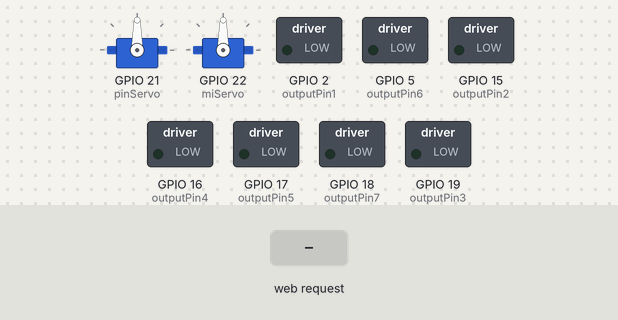
Recording of a sketch running on a simulated ESP32. Parts: 2 × servo, switched loads named in the sketch (green lamp = pin HIGH). The inputs (shaded band) are chosen by the test bench. WiFi joins after 1.5 s; servers stay silent unless stated; what the sketch prints to the serial monitor is not drawn.

Above: at 2.7 s.
2.8 s: HTTP request GET /PuertaOn received
5.8 s: HTTP request GET /LuzRecamaraOn received
At 6.7 s:
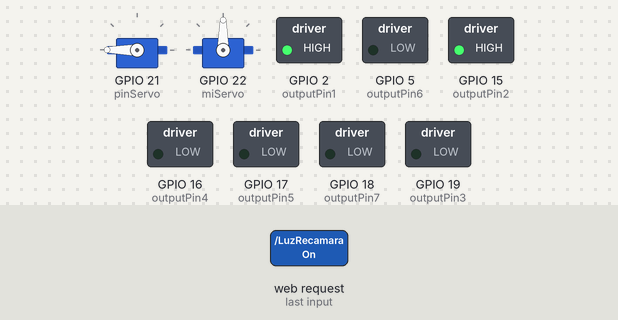
7.3 s: HTTP request GET /LuzDeckOn received
At 7.8 s:
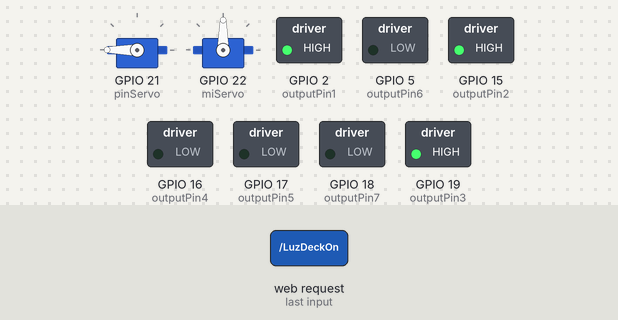
8.8 s: HTTP request GET /LuzRecamaraOff received
At 10.0 s:
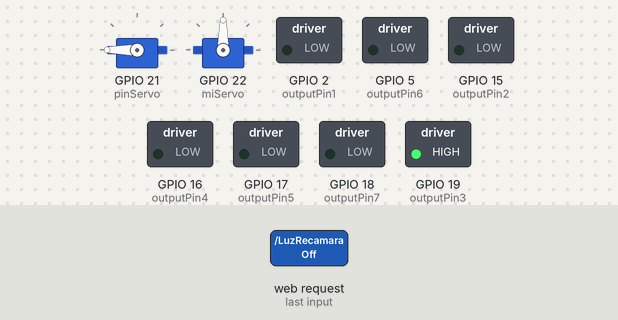
10.3 s: HTTP request GET /AlbercaOn received
At 11.3 s:
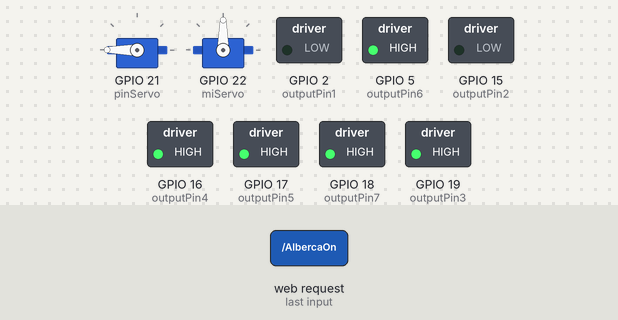
11.8 s: HTTP request GET /LuzDeckOff received
At 12.4 s:
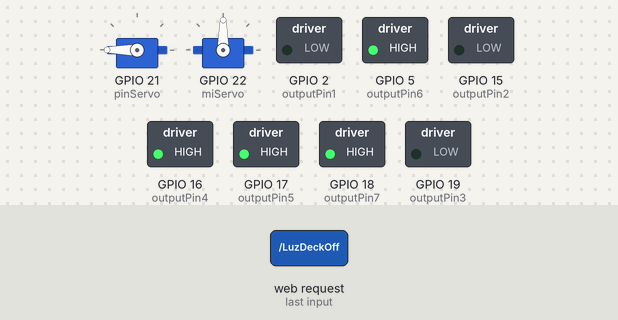
Timing chart, 0 to 14.3 s (numbered marks = the images above; inputs shaded):
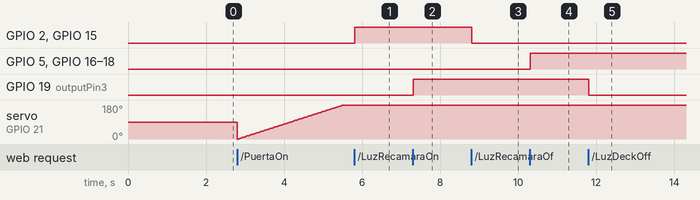

The sketch:

Control_de_dispositvos_con_Wifi_y_App_Inventor.ino
```cpp
#include <ESP32Servo.h>
#include <Arduino.h>
#if defined(ESP32)
  #include <WiFi.h>
#elif defined(ESP8266)
  #include <ESP8266WiFi.h>
#endif

//#define RELAY_PIN 21

/*const char* ssid = "MEGACABLE-5G-1BA6";
const char* password = "password";*/

const char* ssid = "POCO";
const char* password = "password";

WiFiServer server(80);

String header;

unsigned long lastTime, timeout = 2000;

///////////// CODIGO ///////////////


const int outputPin1 = 2; // pin de salida recamara
const int outputPin2 = 15; // pin de salida recamara
const int outputPin3 = 19; // pin de salida deck
const int outputPin4 = 16; // pin de salida alberca
const int outputPin5 = 17; // pin de salida alberca
const int outputPin6 = 5; // pin de salida alberca
const int outputPin7 = 18; // pin de salida alberca
//const int servoPin = 22;
Servo servo;
Servo miServo;
int pinServo=21;
int tiempo=0;


String outputState = "apagado"; //almacenar el estado actual de la salida


void setup() {


  Serial.begin(115200);

  pinMode(outputPin1, OUTPUT);
  pinMode(outputPin2, OUTPUT);
  pinMode(outputPin3, OUTPUT);
  pinMode(outputPin4, OUTPUT);
  pinMode(outputPin5, OUTPUT);
  pinMode(outputPin6, OUTPUT);
  pinMode(outputPin7, OUTPUT);


  digitalWrite(outputPin1, LOW);
  digitalWrite(outputPin2, LOW);
  digitalWrite(outputPin3, LOW);
  digitalWrite(outputPin4, LOW);
  digitalWrite(outputPin5, LOW);
  digitalWrite(outputPin6, LOW);
  digitalWrite(outputPin7, LOW);


  Serial.print("Conectando a ");
  Serial.println(ssid);

  WiFi.begin(ssid,password);

  while(WiFi.status() != WL_CONNECTED)
  {
    delay(500);
    Serial.print(".");
  }

  Serial.println("");
  Serial.println("Dispositivo conectado.");
  Serial.println("Direccion IP: ");
  Serial.print(WiFi.localIP());

  server.begin();
  //relay.begin();
  servo.attach(pinServo, 1500, 2500);
  //myServo.attach(servoPin);
  miServo.attach(22);

}
int pos = 0;
void loop() {

  WiFiClient client = server.available();

  if(client)
  {
    lastTime = millis();

    Serial.println("Nuevo cliente");
    String currentLine = "";

    while(client.connected() && millis() - lastTime <= timeout)
    {

      if(client.available())
      {

        char c = client.read();
        Serial.write(c);
        header += c;

        if(c == '\n')
        {

          if(currentLine.length() == 0)
          {

            ////////// ENCABEZADO HTTP ////////////

            client.println("HTTP/1.1 200 OK");
            client.println("Content-type:text/html");
            client.println("Connection: close");
            client.println();


            if (header.indexOf("GET /LuzRecamaraOn") >= 0) {
              Serial.println("GPIO encendido");
              outputState = "encendido";
              digitalWrite(outputPin1, HIGH);
              digitalWrite(outputPin2, HIGH);
            }
            else if (header.indexOf("GET /LuzRecamaraOff") >= 0) {
              Serial.println("GPIO apagado");
              outputState = "apagado";
              digitalWrite(outputPin1, LOW);
              digitalWrite(outputPin2, LOW);
            }

            //deck
            if (header.indexOf("GET /LuzDeckOn") >= 0) {
              Serial.println("GPIO encendido");
              outputState = "encendido";
              digitalWrite(outputPin3, HIGH);
            }
            else if (header.indexOf("GET /LuzDeckOff") >= 0) {
              Serial.println("GPIO apagado");
              outputState = "apagado";
              digitalWrite(outputPin3, LOW);
            }

            //alberca
            if (header.indexOf("GET /AlbercaOn") >= 0) {
              Serial.println("GPIO encendido");
              outputState = "encendido";
              digitalWrite(outputPin4, HIGH);
              digitalWrite(outputPin5, HIGH);
              digitalWrite(outputPin6, HIGH);
              digitalWrite(outputPin7, HIGH);
            }
            else if (header.indexOf("GET /AlbercaOff") >= 0) {
              Serial.println("GPIO apagado");
              outputState = "apagado";
              digitalWrite(outputPin4, LOW);
              digitalWrite(outputPin5, LOW);
              digitalWrite(outputPin6, LOW);
              digitalWrite(outputPin7, LOW);
            }

            if (header.indexOf("GET /PuertaOn") >= 0) {
              Serial.println("GPIO encendido");
              outputState = "encendido";
              for (pos = 0; pos <= 180; pos += 1) {
                //Movemos el servo a los grados que le entreguemos
                servo.write(pos);
                //Esperamos 15 milisegundos
                delay(15);
              }
            }
            else if (header.indexOf("GET /PuertaOff") >= 0) {
              Serial.println("GPIO apagado");
              outputState = "apagado";
              for (pos = 180; pos >= 0; pos -= 1) {
              //Movemos el servo a los grados que le entreguemos
              servo.write(pos);
              //Esperamos 15 milisegundos
              delay(15);
            }
            }

            if (header.indexOf("GET /ElevadorOn") >= 0) {
              Serial.println("GPIO encendido");
              outputState = "encendido";
              miServo.write(0); // Mueve el servomotor a 180 grados
              delay(4500); // Espera 3 segundos
              miServo.write(90); // Mueve el servomotor a 0 grados
              //delay(4500); // Espera 3 segundos
            }
            else if (header.indexOf("GET /ElevadorOff") >= 0) {
              Serial.println("GPIO apagado");
              outputState = "apagado";

              miServo.write(180); // Mueve el servomotor a 180 grados
              delay(4500); // Espera 3 segundos
              miServo.write(90); // Mueve el servomotor a 0 grados
              //delay(4500); // Espera 3 segundos

            }


             //////// PAGINA WEB //////////////

            client.println("<!DOCTYPE html><html>");
            client.println("<head><meta name=\"viewport\" content=\"width=device-width, initial-scale=1\">");
            client.println("<link rel=\"icon\" href=\"data:,\">");
            client.println("</head>");

            client.println("<body></body>");

            client.println("</html>");

            client.println();
            break;


            /////////////////////////////////////
          }
          else
          {
            currentLine = "";
          }
        }
        else if ( c != '\r')
        {
          currentLine += c;
        }


      }


    }

    header = "";
    client.stop();
    Serial.println("Cliente desconectado.");
    Serial.println("");
  }

}
```

Measured:
- after the input at 5.8 s, GPIO 2 (outputPin1), GPIO 15 (outputPin2): LOW → HIGH at once
- after the input at 7.3 s, GPIO 19 (outputPin3): LOW → HIGH at once
- after the input at 8.8 s, GPIO 2 (outputPin1), GPIO 15 (outputPin2): HIGH → LOW at once
- after the input at 10.3 s, GPIO 5 (outputPin6), GPIO 16 (outputPin4), GPIO 17 (outputPin5), GPIO 18 (outputPin7): LOW → HIGH at once
- after the input at 11.8 s, GPIO 19 (outputPin3): HIGH → LOW at once
